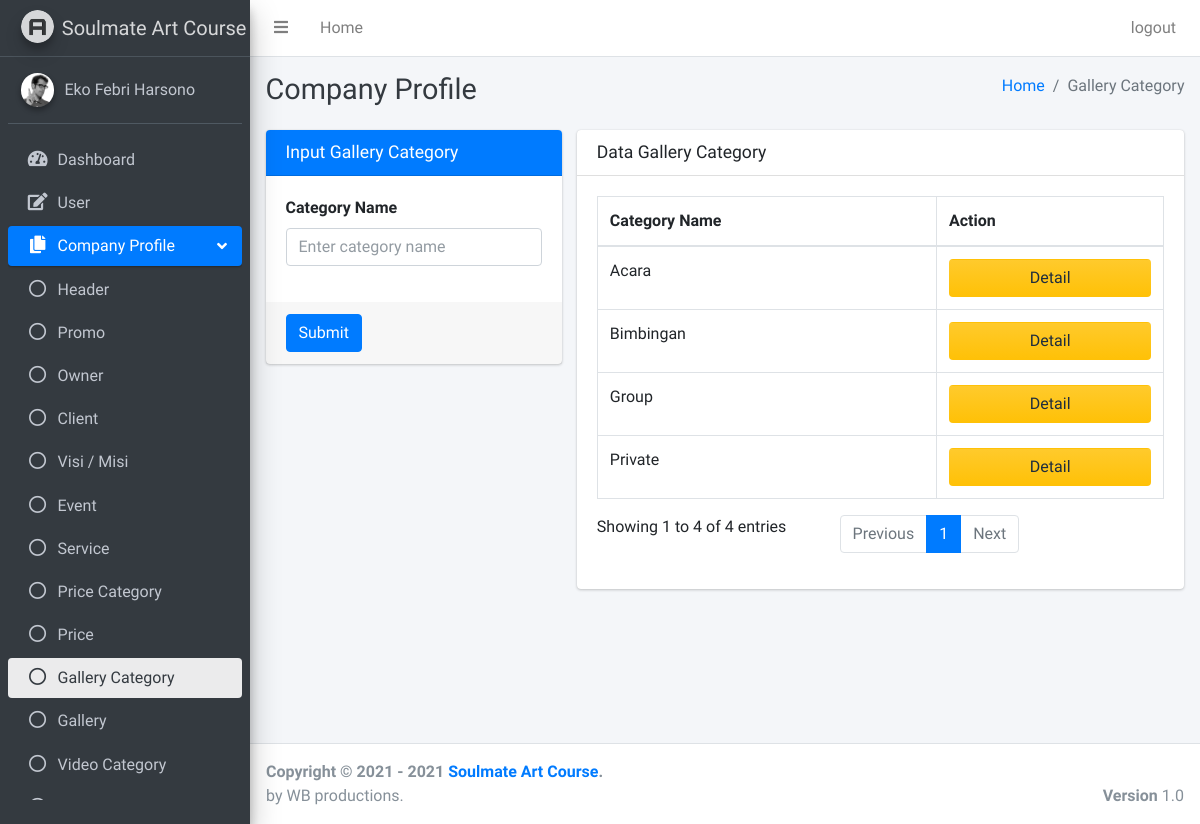
The app's page /pages/companyProfile/galleryCategory.php (signed in), older data.
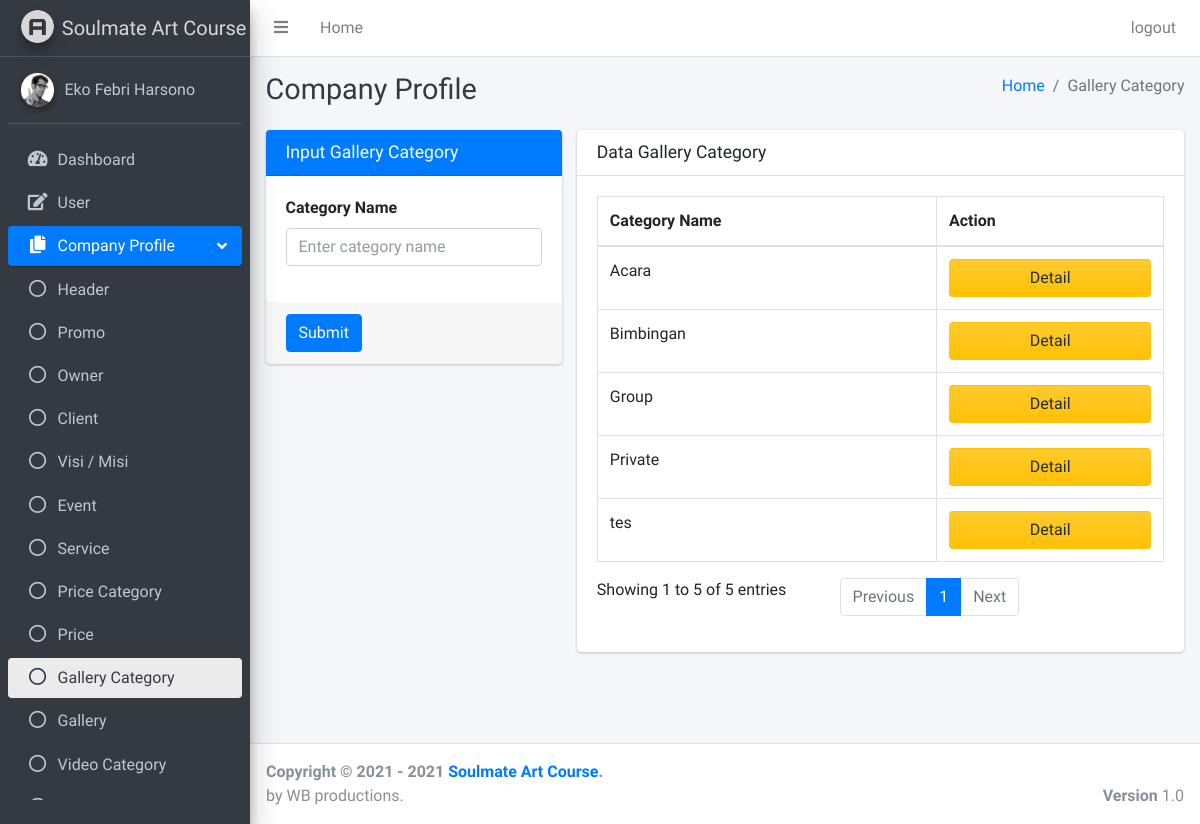
The same page, newer data.
### tables this page shows
CREATE TABLE `gallery_category` (
  `id_gallery_category` int(11) NOT NULL,
  `category_name` varchar(50) NOT NULL
);

### pages/companyProfile/galleryCategory.php (the view, shortened to what the changed rows need)
<?php
if ($_SESSION["id"] == null || $_SESSION["id"] == "") {
    header('Location: ../../login.php?status=4');
} else {
    $conn = OpenCon(); ?>
    <!DOCTYPE html>
    <html>
    <head>
        <link rel="stylesheet" href="../../plugins/fontawesome-free/css/all.min.css">
        <link rel="stylesheet" href="https://code.ionicframework.com/ionicons/2.0.1/css/ionicons.min.css">
        <link rel="stylesheet" href="../../plugins/sweetalert2-theme-bootstrap-4/bootstrap-4.min.css">
        <link rel="stylesheet" href="../../plugins/toastr/toastr.min.css">
        <link rel="stylesheet" href="../../dist/css/adminlte.min.css">
    </head>
    <body class="hold-transition sidebar-mini layout-fixed">
        <div class="wrapper">
            <?php include '../dashboard/navbar.php'; ?>
            <?php include '../sidebar/sidebarGalleryCategory.php'; ?>
            <div class="content-wrapper">
                <div class="content-header">
                    <div class="container-fluid">
                        <div class="row mb-2">
                            <div class="col-sm-6">
                                <h1 class="m-0 text-dark">Company Profile</h1>
                            </div>
                            <div class="col-sm-6">
                                <ol class="breadcrumb float-sm-right">
                                    <li class="breadcrumb-item"><a href="#">Home</a></li>
                                    <li class="breadcrumb-item active">Gallery Category</li>
                                </ol>
                            </div>
                        </div>
                    </div>
                </div>
                <section class="content">
                    <div class="container-fluid justify-content-center">
                        <div class="row">
                            <div class="col-md-4">
                                <div class="card card-primary">
                                    <div class="card-header">
                                        <h3 class="card-title">Input Gallery Category</h3>
                                    </div>
                                    <form role="form" enctype="multipart/form-data" method="POST" action="../../php/companyProfile/galleryCategoryActions.php">
                                        <div class="card-body">
                                            <div class="form-group">
                                                <label for="exampleInputEmail1">Category Name</label>
                                                <input type="text" class="form-control" name="category_name" placeholder="Enter category name" required>
                                            </div>
                                        </div>
                                        <div class="card-footer">
                                            <button type="submit" class="btn btn-primary" name="submitInsertGalleryCategory">Submit</button>
                                        </div>
                                    </form>
                                </div>
                            </div>
                            <div class="col-md-8">
                                <div class="card">
                                    <div class="card-header">
                                        <h3 class="card-title">Data Gallery Category</h3>
                                    </div>
                                    <div class="card-body">
                                        <?php
                                        $sql = "SELECT * FROM `gallery_category`";
                                        $res = mysqli_query($conn, $sql);
                                        ?>
                                        <table id="example2" class="table table-bordered table-hover">
                                            <thead>
                                                <tr>
                                                    <th>Category Name</th>
                                                    <th>Action</th>
                                                </tr>
                                            </thead>
                                            <tbody>
                                                <?php while ($row = mysqli_fetch_array($res)) { ?>
                                                    <tr>
                                                        <td><?php echo $row['category_name']; ?></td>
                                                        <td>
                                                            <button class="btn btn-block bg-gradient-warning" name="detail" data-toggle="modal" data-target="#a<?php echo $row['id_gallery_category']; ?>">Detail</button>
                                                        </td>
                                                    </tr>
                                                <?php } ?>
                                            </tbody>
                                        </table>
                                    </div>
                                </div>
                            </div>
                        </div>
                    </div>
                </section>
            </div>
            <?php include '../dashboard/footer.php'; ?>
        </div>
    </body>
    </html>
<?php } ?>

Row changes from the older to the newer data that the page shows:
added gallery_category: category_name "tes"
Text that changed along with them:
text written by a page script: "Showing 1 to 4 of 4 entries Previous 1 Next" → "Showing 1 to 5 of 5 entries Previous 1 Next"
